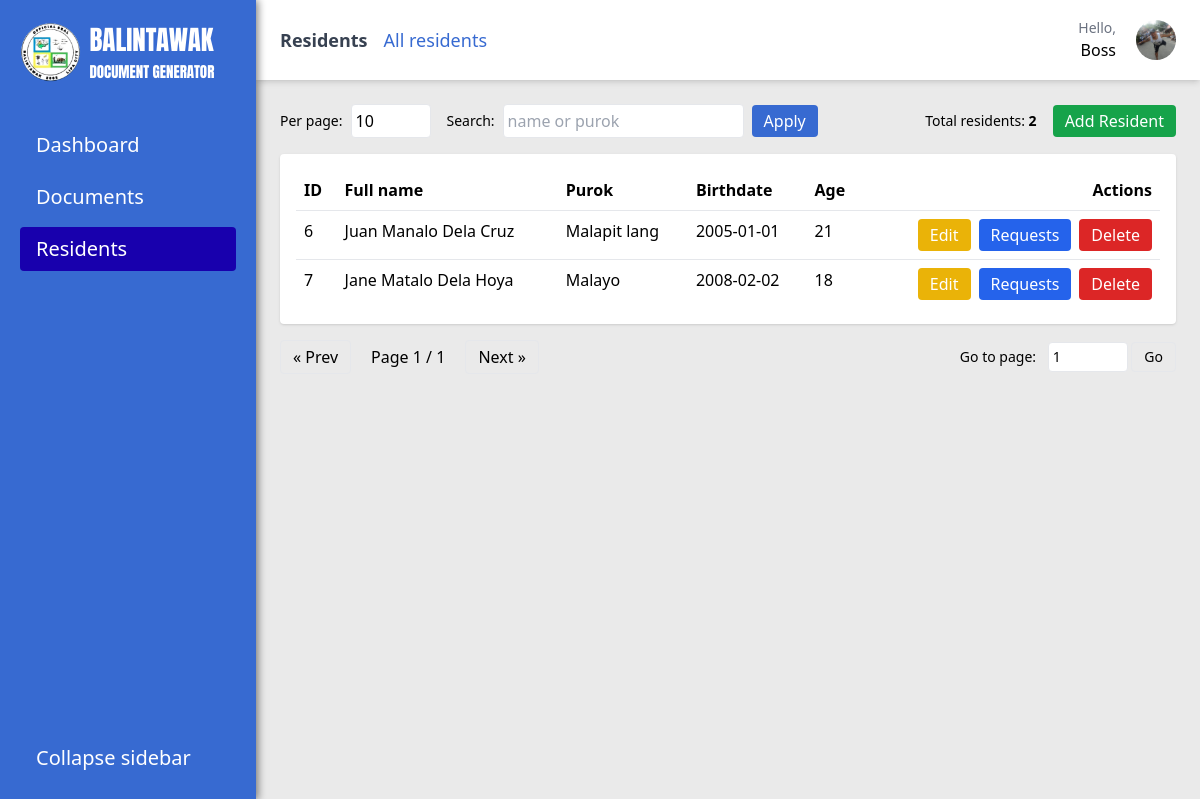
The page /pages/residents.php (signed in) on the database its author committed.
### tables this page shows
CREATE TABLE `residents` (
  `resident_id` int(11) NOT NULL,
  `resident_firstname` varchar(255) NOT NULL,
  `resident_middlename` varchar(255) NOT NULL,
  `resident_lastname` varchar(255) NOT NULL,
  `resident_purok` varchar(255) NOT NULL,
  `resident_birthdate` date NOT NULL
);

### helper/config.php (called while the page is built, shortened)
<?php
if (!function_exists('base_url')) {
    function base_url($path = '')
    {
        $base = rtrim(BASE_URL, '/');
        if ($path === '' || $path === '/')
            return $base === '' ? '/' : $base;
        return $base . '/' . ltrim($path, '/');
    }
}
?>

### pages/residents.php (the view, shortened to what this page needs)
<?php
require_once __DIR__ . '/../helper/conn.php';
$page = max(1, (int) ($_GET['page'] ?? 1));
$per_page = (int) ($_GET['per_page'] ?? 10);
$offset = ($page - 1) * $per_page;
$q = trim($_GET['q'] ?? '');
$countSql = 'SELECT COUNT(*) FROM residents';
$countStmt = $conn->prepare($countSql);
$countStmt->execute();
$countStmt->bind_result($total_count);
$total_pages = $total_count > 0 ? (int) ceil($total_count / $per_page) : 1;
$selectSql = 'SELECT resident_id, resident_firstname, resident_middlename, resident_lastname, resident_purok, resident_birthdate FROM residents';
$selectParams = [];
$selectSql .= ' ORDER BY resident_lastname ASC LIMIT ? OFFSET ?';
$stmt = $conn->prepare($selectSql);
if ($q !== '') {
    $s1 = $selectParams[0];
    $s2 = $selectParams[1];
    $s3 = $selectParams[2];
    $s4 = $selectParams[3];
    $stmt->bind_param('ssssii', $s1, $s2, $s3, $s4, $per_page, $offset);
} else {
    $stmt->bind_param('ii', $per_page, $offset);
}
$stmt->execute();
$result = $stmt->get_result();
$residents = $result->fetch_all(MYSQLI_ASSOC);
function calc_age($dob)
{
    $birth = new DateTime($dob);
    $today = new DateTime();
    $diff = $today->diff($birth);
    return $diff->y;
}
?>
<!DOCTYPE html>
<html lang="en">
<head>
    <link rel="stylesheet" href="../style.css">
    <link rel="stylesheet"
        href="https://maxst.icons8.com/vue-static/landings/line-awesome/line-awesome/1.3.0/css/line-awesome.min.css">
    <script src="https://cdn.tailwindcss.com"></script>
</head>
<body>
    <section class="flex min-h-screen">
        <?php
        include('../components/navbar.php');
        ?>
        <div id="mainContent" class="flex-1 transition-all duration-300 bg-[--color-gray]">
            <div class="w-[100%]">
                <?php
                $topTitle = 'Residents';
                $topSubtitle = 'All residents';
                include_once __DIR__ . '/../components/topbar.php';
                ?>
                <div class="container mx-auto p-6">
                    <div class="flex items-center justify-between mb-4 gap-4">
                        <form method="get" class="flex items-center gap-2">
                            <label class="text-sm">Per page:</label>
                            <input name="per_page" type="number" min="1" max="100"
                                value="<?php echo htmlspecialchars($per_page); ?>" class="p-1 border rounded w-20">
                            <label class="text-sm ml-2">Search:</label>
                            <input name="q" type="search" placeholder="name or purok"
                                value="<?php echo htmlspecialchars($q); ?>" class="p-1 border rounded">
                            <button class="px-3 py-1 bg-[--color-primary] text-white rounded">Apply</button>
                        </form>
                        <div class="flex items-center gap-4">
                            <div class="text-sm">Total residents: <strong><?php echo (int) $total_count; ?></strong>
                            </div>
                            <button id="addResidentBtn" class="px-3 py-1 bg-green-600 text-white rounded">Add
                                Resident</button>
                        </div>
                    </div>
                    <div class="overflow-x-auto bg-white p-4 rounded shadow">
                        <table class="min-w-full">
                            <thead>
                                <tr class="text-left">
                                    <th class="p-2">ID</th>
                                    <th class="p-2">Full name</th>
                                    <th class="p-2">Purok</th>
                                    <th class="p-2">Birthdate</th>
                                    <th class="p-2">Age</th>
                                    <th class="p-2 text-right">Actions</th>
                                </tr>
                            </thead>
                            <tbody>
                                <?php foreach ($residents as $r):
                                    $age = calc_age($r['resident_birthdate']);
                                    $fullname = trim($r['resident_firstname'] . ' ' . ($r['resident_middlename'] ? $r['resident_middlename'] . ' ' : '') . $r['resident_lastname']);
                                    ?>
                                    <tr class="border-t">
                                        <td class="p-2 align-top"><?php echo (int) $r['resident_id']; ?></td>
                                        <td class="p-2 align-top"><?php echo htmlspecialchars($fullname); ?></td>
                                        <td class="p-2 align-top"><?php echo htmlspecialchars($r['resident_purok']); ?></td>
                                        <td class="p-2 align-top"><?php echo htmlspecialchars($r['resident_birthdate']); ?>
                                        </td>
                                        <td class="p-2 align-top"><?php echo htmlspecialchars($age); ?></td>
                                        <td class="p-2 align-top text-right">
                                            <div class="flex gap-2 justify-end">
                                                <button type="button"
                                                    class="px-3 py-1 bg-yellow-500 text-white rounded edit-btn"
                                                    data-id="<?php echo (int) $r['resident_id']; ?>"
                                                    data-first="<?php echo htmlspecialchars($r['resident_firstname']); ?>"
                                                    data-middle="<?php echo htmlspecialchars($r['resident_middlename']); ?>"
                                                    data-last="<?php echo htmlspecialchars($r['resident_lastname']); ?>"
                                                    data-purok="<?php echo htmlspecialchars($r['resident_purok']); ?>"
                                                    data-birth="<?php echo htmlspecialchars($r['resident_birthdate']); ?>">Edit</button>
                                                <button type="button"
                                                    class="px-3 py-1 bg-blue-600 text-white rounded requests-btn"
                                                    data-id="<?php echo (int) $r['resident_id']; ?>">Requests</button>
                                                <form method="post" onsubmit="return confirm('Delete this resident?');">
                                                    <button type="submit"
                                                        class="px-3 py-1 bg-red-600 text-white rounded">Delete</button>
                                                </form>
                                            </div>
                                        </td>
                                    </tr>
                                <?php endforeach; ?>
                            </tbody>
                        </table>
                    </div>
                    <div class="flex items-center justify-between mt-4">
                        <div>
                            <form method="get" class="flex items-center gap-2">
                                <button class="px-3 py-1 border rounded" <?php if ($page <= 1)
                                    echo 'disabled'; ?>
                                    name="page" value="<?php echo max(1, $page - 1); ?>">&laquo; Prev</button>
                                <span class="px-3">Page <?php echo $page; ?> / <?php echo $total_pages; ?></span>
                                <button class="px-3 py-1 border rounded" <?php if ($page >= $total_pages)
                                    echo 'disabled'; ?> name="page" value="<?php echo min($total_pages, $page + 1); ?>">Next
                                    &raquo;</button>
                            </form>
                        </div>
                        <div class="text-sm">Go to page:
                            <form method="get" class="inline-block ml-2">
                                <input type="number" name="page" min="1" max="<?php echo $total_pages; ?>"
                                    value="<?php echo $page; ?>" class="w-20 p-1 border rounded">
                                <button class="px-3 py-1 border rounded">Go</button>
                            </form>
                        </div>
                    </div>
                </div>
            </div>
        </div>
    </section>
</body>
</html>

### components/navbar.php
<?php
require_once __DIR__ . '/../helper/config.php';
$currentPath = parse_url($_SERVER['REQUEST_URI'], PHP_URL_PATH);
$navItems = [
    ['label' => 'Dashboard', 'icon' => 'las la-home', 'path' => 'index.php'],
    ['label' => 'Documents', 'icon' => 'lar la-file-alt', 'path' => 'pages/document.php'],
    ['label' => 'Residents', 'icon' => 'las la-users', 'path' => 'pages/residents.php'],
];
function nav_is_active($itemPath, $currentPath)
{
    $target = rtrim(base_url($itemPath), '/');
    $current = rtrim($currentPath, '/');
    return $target === $current || strpos($current, $target) === 0;
}
?>
<aside id="sidebar"
    class="fixed left-0 top-0 h-screen w-64 bg-[--color-primary] p-5 flex flex-col transition-all duration-300 overflow-hidden shadow-[2px_0_8px_rgba(0,0,0,0.5)]">
    <div class="flex flex-row items-center gap-2">
        <img id="sidebarLogo" src="<?php echo htmlspecialchars(base_url('src/images/balintawak-seal.png')); ?>"
            alt="balintawak-seal" class="w-auto h-[60px] transition-all duration-300">
        <div id="sidebarText" class="transition-opacity duration-300">
            <h1 class="anton-regular text-white text-[27px]">BALINTAWAK</h1>
            <h2 class="anton-regular text-white text-[15px]">DOCUMENT GENERATOR</h2>
        </div>
    </div>
    <nav class="mt-10 flex flex-col gap-4 flex-1 transition-all duration-300" id="sidebarNav">
        <div id="navWrapper" class="flex flex-col gap-4 flex-1">
            <ul class="flex flex-col gap-2">
                <?php foreach ($navItems as $item):
                    $href = base_url($item['path']);
                    $active = nav_is_active($item['path'], $currentPath) ? 'bg-[--color-secondary]' : '';
                    ?>
                    <li class="p-0">
                        <a href="<?php echo htmlspecialchars($href); ?>"
                            class="text-white text-xl flex items-center gap-2 p-2 rounded <?php echo $active; ?> hover:cursor-pointer transition-colors duration-200">
                            <i class="<?php echo htmlspecialchars($item['icon']); ?> text-2xl"></i><span
                                class="link-text"><?php echo htmlspecialchars($item['label']); ?></span>
                        </a>
                    </li>
                <?php endforeach; ?>
            </ul>
        </div>
        <button id="collapseBtn"
            class="mt-auto text-white flex items-center gap-2 text-xl p-2 rounded hover:bg-[--color-secondary] transition-colors duration-200">
            <i class="las la-angle-double-left text-2xl"></i><span class="link-text">Collapse sidebar</span>
        </button>
    </nav>
</aside>

### components/topbar.php (shortened to what this page needs)
<?php
require_once __DIR__ . '/../helper/config.php';
?>
<header class="topbar h-20 bg-white shadow-md flex items-center justify-between px-6"
    data-base-url="<?php echo htmlspecialchars(base_url()); ?>">
    <div class="flex flex-col">
        <div id="pageTitle" class="text-lg font-semibold flex items-center gap-2">
            <span class="text-gray-700"><?php echo htmlspecialchars($topTitle); ?></span>
            <span id="selectedDocLabel"
                class="text-[--color-primary] font-medium"><?php echo htmlspecialchars($topSubtitle); ?></span>
        </div>
    </div>
    <div class="flex items-center gap-3 relative">
        <div class="text-right mr-2">
            <div class="text-sm text-gray-500">Hello,</div>
            <div id="topbarAdminName" class="font-medium">
                <?php echo htmlspecialchars($_SESSION['admin_name'] ?? 'Admin'); ?></div>
        </div>
        <button id="topbarAvatarBtn" class="topbar-avatar" aria-expanded="false" aria-haspopup="true">
            <?php if (!empty($_SESSION['admin_photo'])): ?>
                <img src="<?php echo htmlspecialchars($_SESSION['admin_photo']); ?>" alt="avatar" class="rounded-full"
                    width="40" height="40" />
            <?php endif; ?>
        </button>
    </div>
</header>

### style.css (style rules this page uses)
:root { --font-family-base: Arial, sans-serif; --color-primary: #376ad1; --color-secondary: #1800ad; --color-gray: #eaeaea; --sidebar-width: 16rem; }
.anton-regular { font-family: "Anton", sans-serif; font-weight: 400; font-style: normal; }
.topbar { z-index: 30; }
.topbar-avatar { background: transparent; border: none; padding: 0; cursor: pointer; }
#mainContent { margin-left: var(--sidebar-width); width: calc(100% - var(--sidebar-width)); box-sizing: border-box; transition: margin-left 0.3s ease, width 0.3s ease; }

### rows shown on the page
residents: resident_id "6", fullname "Juan Manalo Dela Cruz", resident_purok "Malapit lang", resident_birthdate "2005-01-01", resident_birthdate "21"
residents: resident_id "7", fullname "Jane Matalo Dela Hoya", resident_purok "Malayo", resident_birthdate "2008-02-02", resident_birthdate "18"

### other values the page prints
$item['label'] "Dashboard"
$item['label'] "Documents"
$item['label'] "Residents"
$topTitle "Residents"
$topSubtitle "All residents"
$_SESSION['admin_name'] "Boss"
$total_count "2"
$page "1"
$total_pages "1"
